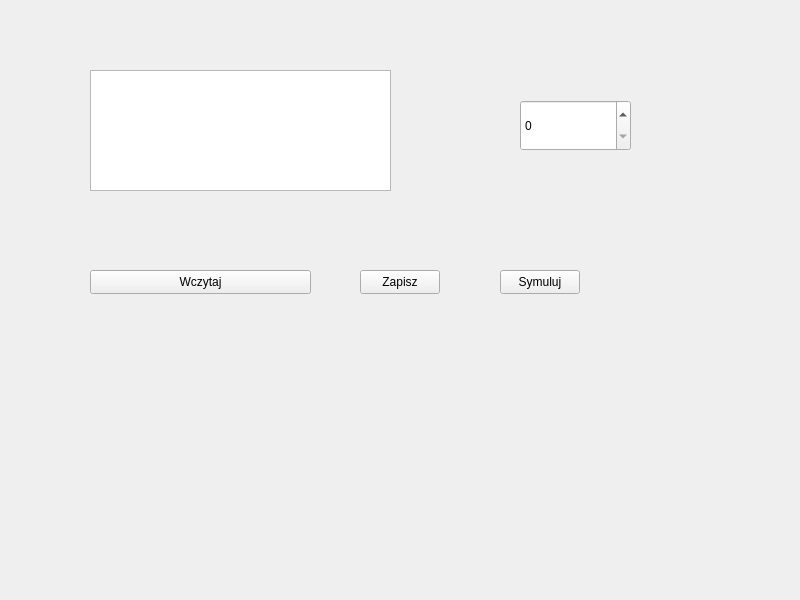
<?xml version="1.0" encoding="UTF-8"?>
<ui version="4.0">
 <class>Widget</class>
 <widget class="QWidget" name="Widget">
  <property name="geometry">
   <rect>
    <x>0</x>
    <y>0</y>
    <width>800</width>
    <height>600</height>
   </rect>
  </property>
  <property name="windowTitle">
   <string>Widget</string>
  </property>
  <widget class="QPushButton" name="buttonLoadConfig">
   <property name="geometry">
    <rect>
     <x>90</x>
     <y>270</y>
     <width>221</width>
     <height>24</height>
    </rect>
   </property>
   <property name="text">
    <string>Wczytaj</string>
   </property>
  </widget>
  <widget class="QPushButton" name="buttonSaveConfig">
   <property name="geometry">
    <rect>
     <x>360</x>
     <y>270</y>
     <width>80</width>
     <height>24</height>
    </rect>
   </property>
   <property name="text">
    <string>Zapisz</string>
   </property>
  </widget>
  <widget class="QPushButton" name="buttonSimulate">
   <property name="geometry">
    <rect>
     <x>500</x>
     <y>270</y>
     <width>80</width>
     <height>24</height>
    </rect>
   </property>
   <property name="text">
    <string>Symuluj</string>
   </property>
  </widget>
  <widget class="QTextEdit" name="textResults">
   <property name="geometry">
    <rect>
     <x>90</x>
     <y>70</y>
     <width>301</width>
     <height>121</height>
    </rect>
   </property>
  </widget>
  <widget class="QSpinBox" name="spinSteps">
   <property name="geometry">
    <rect>
     <x>520</x>
     <y>100</y>
     <width>111</width>
     <height>51</height>
    </rect>
   </property>
  </widget>
 </widget>
 <resources/>
 <connections/>
</ui>
